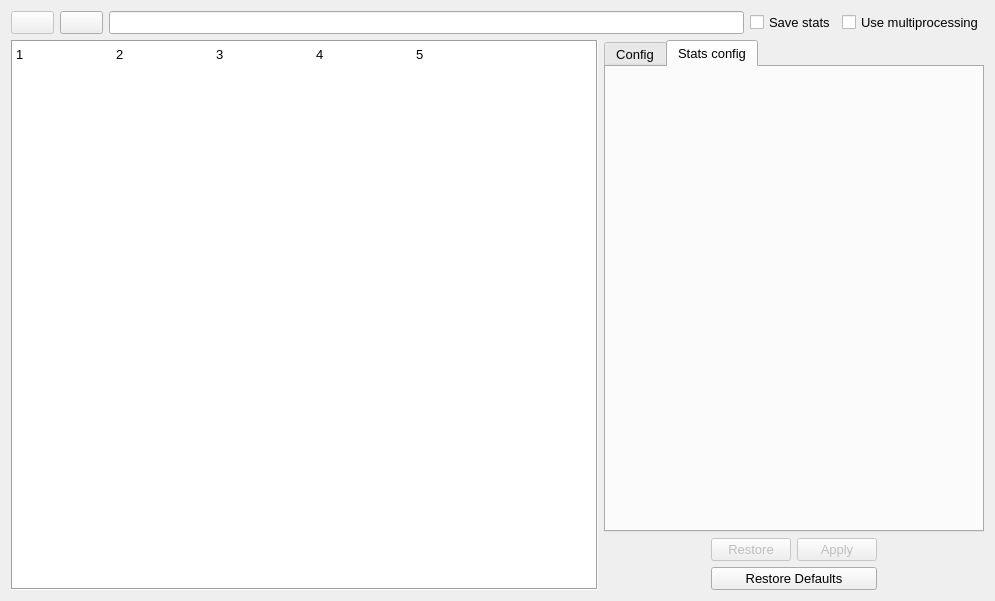
<?xml version="1.0" encoding="UTF-8"?>
<ui version="4.0">
 <class>Form</class>
 <widget class="QWidget" name="Form">
  <property name="geometry">
   <rect>
    <x>0</x>
    <y>0</y>
    <width>995</width>
    <height>601</height>
   </rect>
  </property>
  <property name="sizePolicy">
   <sizepolicy hsizetype="Preferred" vsizetype="Preferred">
    <horstretch>0</horstretch>
    <verstretch>0</verstretch>
   </sizepolicy>
  </property>
  <property name="font">
   <font>
    <pointsize>10</pointsize>
   </font>
  </property>
  <property name="windowTitle">
   <string>BookOcr App</string>
  </property>
  <property name="locale">
   <locale language="English" country="UnitedStates"/>
  </property>
  <layout class="QGridLayout" name="gridLayout_2">
   <item row="0" column="0" colspan="7">
    <widget class="QWidget" name="widget" native="true">
     <property name="sizePolicy">
      <sizepolicy hsizetype="Preferred" vsizetype="Fixed">
       <horstretch>0</horstretch>
       <verstretch>0</verstretch>
      </sizepolicy>
     </property>
     <layout class="QHBoxLayout" name="horizontalLayout">
      <property name="spacing">
       <number>6</number>
      </property>
      <property name="leftMargin">
       <number>0</number>
      </property>
      <property name="topMargin">
       <number>0</number>
      </property>
      <property name="rightMargin">
       <number>0</number>
      </property>
      <property name="bottomMargin">
       <number>0</number>
      </property>
      <item>
       <widget class="QPushButton" name="runButton">
        <property name="enabled">
         <bool>false</bool>
        </property>
        <property name="text">
         <string/>
        </property>
        <property name="icon">
         <iconset>
          <normaloff>resources/execute.png</normaloff>resources/execute.png</iconset>
        </property>
        <property name="iconSize">
         <size>
          <width>24</width>
          <height>24</height>
         </size>
        </property>
       </widget>
      </item>
      <item>
       <widget class="QPushButton" name="pathButton">
        <property name="text">
         <string/>
        </property>
        <property name="icon">
         <iconset>
          <normaloff>resources/folder.png</normaloff>resources/folder.png</iconset>
        </property>
        <property name="iconSize">
         <size>
          <width>24</width>
          <height>24</height>
         </size>
        </property>
       </widget>
      </item>
      <item>
       <widget class="QLineEdit" name="pathLine">
        <property name="text">
         <string/>
        </property>
        <property name="readOnly">
         <bool>true</bool>
        </property>
        <property name="cursorMoveStyle">
         <enum>Qt::LogicalMoveStyle</enum>
        </property>
        <property name="clearButtonEnabled">
         <bool>false</bool>
        </property>
       </widget>
      </item>
      <item>
       <widget class="QCheckBox" name="statsCheckBox">
        <property name="text">
         <string>Save stats</string>
        </property>
        <property name="tristate">
         <bool>false</bool>
        </property>
       </widget>
      </item>
      <item>
       <widget class="QCheckBox" name="multiprocessingCheckBox">
        <property name="sizeIncrement">
         <size>
          <width>0</width>
          <height>0</height>
         </size>
        </property>
        <property name="text">
         <string>Use multiprocessing</string>
        </property>
       </widget>
      </item>
     </layout>
    </widget>
   </item>
   <item row="4" column="0" colspan="7">
    <layout class="QHBoxLayout" name="horizontalLayout_2">
     <property name="sizeConstraint">
      <enum>QLayout::SetDefaultConstraint</enum>
     </property>
     <item>
      <widget class="QTableWidget" name="tableWidget">
       <property name="sizePolicy">
        <sizepolicy hsizetype="Expanding" vsizetype="Expanding">
         <horstretch>0</horstretch>
         <verstretch>0</verstretch>
        </sizepolicy>
       </property>
       <property name="sizeIncrement">
        <size>
         <width>0</width>
         <height>0</height>
        </size>
       </property>
       <property name="frameShape">
        <enum>QFrame::Box</enum>
       </property>
       <property name="autoScrollMargin">
        <number>16</number>
       </property>
       <property name="editTriggers">
        <set>QAbstractItemView::NoEditTriggers</set>
       </property>
       <property name="tabKeyNavigation">
        <bool>false</bool>
       </property>
       <property name="dragEnabled">
        <bool>false</bool>
       </property>
       <property name="dragDropOverwriteMode">
        <bool>false</bool>
       </property>
       <property name="alternatingRowColors">
        <bool>false</bool>
       </property>
       <property name="selectionMode">
        <enum>QAbstractItemView::NoSelection</enum>
       </property>
       <property name="selectionBehavior">
        <enum>QAbstractItemView::SelectRows</enum>
       </property>
       <property name="verticalScrollMode">
        <enum>QAbstractItemView::ScrollPerPixel</enum>
       </property>
       <property name="horizontalScrollMode">
        <enum>QAbstractItemView::ScrollPerPixel</enum>
       </property>
       <property name="showGrid">
        <bool>false</bool>
       </property>
       <property name="gridStyle">
        <enum>Qt::SolidLine</enum>
       </property>
       <property name="wordWrap">
        <bool>true</bool>
       </property>
       <property name="cornerButtonEnabled">
        <bool>false</bool>
       </property>
       <property name="rowCount">
        <number>1</number>
       </property>
       <attribute name="horizontalHeaderVisible">
        <bool>false</bool>
       </attribute>
       <attribute name="horizontalHeaderCascadingSectionResizes">
        <bool>false</bool>
       </attribute>
       <attribute name="horizontalHeaderDefaultSectionSize">
        <number>100</number>
       </attribute>
       <attribute name="horizontalHeaderHighlightSections">
        <bool>true</bool>
       </attribute>
       <attribute name="horizontalHeaderStretchLastSection">
        <bool>true</bool>
       </attribute>
       <attribute name="verticalHeaderVisible">
        <bool>false</bool>
       </attribute>
       <attribute name="verticalHeaderMinimumSectionSize">
        <number>25</number>
       </attribute>
       <attribute name="verticalHeaderDefaultSectionSize">
        <number>25</number>
       </attribute>
       <row>
        <property name="text">
         <string>Новая строка</string>
        </property>
       </row>
       <column>
        <property name="text">
         <string>Status</string>
        </property>
       </column>
       <column>
        <property name="text">
         <string>Image</string>
        </property>
       </column>
       <column>
        <property name="text">
         <string>Time</string>
        </property>
       </column>
       <column>
        <property name="text">
         <string/>
        </property>
       </column>
       <column>
        <property name="text">
         <string/>
        </property>
       </column>
       <item row="0" column="0">
        <property name="text">
         <string>1</string>
        </property>
       </item>
       <item row="0" column="1">
        <property name="text">
         <string>2</string>
        </property>
       </item>
       <item row="0" column="2">
        <property name="text">
         <string>3</string>
        </property>
       </item>
       <item row="0" column="3">
        <property name="text">
         <string>4</string>
        </property>
       </item>
       <item row="0" column="4">
        <property name="text">
         <string>5</string>
        </property>
       </item>
      </widget>
     </item>
     <item>
      <widget class="QWidget" name="tabsContainerWidget" native="true">
       <property name="enabled">
        <bool>true</bool>
       </property>
       <property name="sizePolicy">
        <sizepolicy hsizetype="Fixed" vsizetype="Preferred">
         <horstretch>0</horstretch>
         <verstretch>0</verstretch>
        </sizepolicy>
       </property>
       <property name="minimumSize">
        <size>
         <width>380</width>
         <height>0</height>
        </size>
       </property>
       <property name="sizeIncrement">
        <size>
         <width>0</width>
         <height>0</height>
        </size>
       </property>
       <layout class="QGridLayout" name="gridLayout">
        <property name="leftMargin">
         <number>0</number>
        </property>
        <property name="topMargin">
         <number>0</number>
        </property>
        <property name="rightMargin">
         <number>0</number>
        </property>
        <property name="bottomMargin">
         <number>0</number>
        </property>
        <property name="horizontalSpacing">
         <number>3</number>
        </property>
        <item row="2" column="1">
         <widget class="QPushButton" name="restoreButton">
          <property name="enabled">
           <bool>false</bool>
          </property>
          <property name="text">
           <string>Restore</string>
          </property>
         </widget>
        </item>
        <item row="2" column="0">
         <spacer name="horizontalSpacer">
          <property name="orientation">
           <enum>Qt::Horizontal</enum>
          </property>
          <property name="sizeHint" stdset="0">
           <size>
            <width>78</width>
            <height>20</height>
           </size>
          </property>
         </spacer>
        </item>
        <item row="2" column="4">
         <spacer name="horizontalSpacer_2">
          <property name="orientation">
           <enum>Qt::Horizontal</enum>
          </property>
          <property name="sizeHint" stdset="0">
           <size>
            <width>77</width>
            <height>20</height>
           </size>
          </property>
         </spacer>
        </item>
        <item row="3" column="1" colspan="3">
         <widget class="QPushButton" name="restoreDefaultsButton">
          <property name="text">
           <string>Restore Defaults</string>
          </property>
         </widget>
        </item>
        <item row="2" column="3">
         <widget class="QPushButton" name="applyButton">
          <property name="enabled">
           <bool>false</bool>
          </property>
          <property name="text">
           <string>Apply</string>
          </property>
         </widget>
        </item>
        <item row="0" column="0" colspan="5">
         <widget class="QTabWidget" name="tabsWidget">
          <property name="enabled">
           <bool>true</bool>
          </property>
          <property name="sizePolicy">
           <sizepolicy hsizetype="Preferred" vsizetype="Preferred">
            <horstretch>0</horstretch>
            <verstretch>0</verstretch>
           </sizepolicy>
          </property>
          <property name="tabPosition">
           <enum>QTabWidget::North</enum>
          </property>
          <property name="tabShape">
           <enum>QTabWidget::Rounded</enum>
          </property>
          <property name="currentIndex">
           <number>1</number>
          </property>
          <property name="documentMode">
           <bool>false</bool>
          </property>
          <property name="tabsClosable">
           <bool>false</bool>
          </property>
          <property name="movable">
           <bool>false</bool>
          </property>
          <property name="tabBarAutoHide">
           <bool>false</bool>
          </property>
          <widget class="QWidget" name="configTab">
           <property name="sizePolicy">
            <sizepolicy hsizetype="Preferred" vsizetype="Preferred">
             <horstretch>0</horstretch>
             <verstretch>0</verstretch>
            </sizepolicy>
           </property>
           <property name="autoFillBackground">
            <bool>false</bool>
           </property>
           <attribute name="title">
            <string>Config</string>
           </attribute>
          </widget>
          <widget class="QWidget" name="statsConfigTab">
           <attribute name="title">
            <string>Stats config</string>
           </attribute>
          </widget>
         </widget>
        </item>
       </layout>
      </widget>
     </item>
    </layout>
   </item>
  </layout>
 </widget>
 <resources/>
 <connections/>
</ui>
